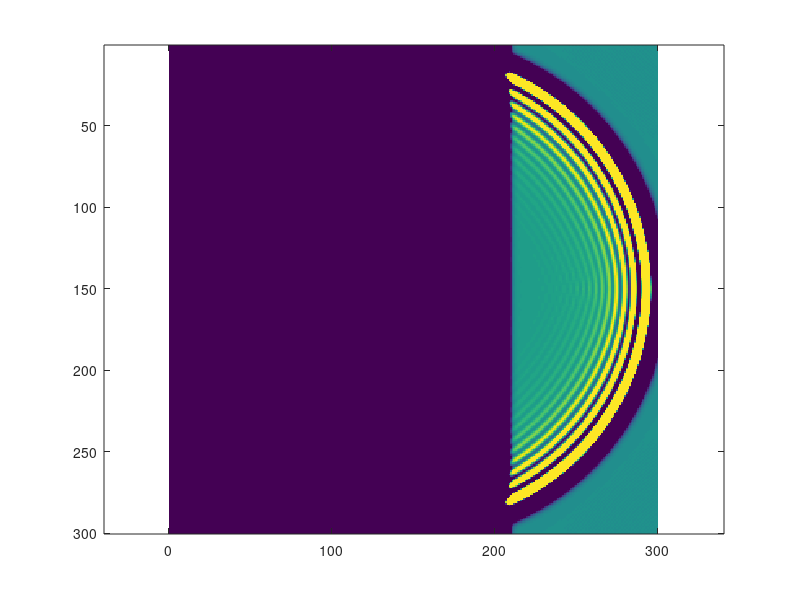

MATLAB code for this plot:

%%%%%%%%%%%%%%%%%%%%%%%%%%%%%%%%%%%%%%%%%%%%%%%%%%%%%%%%%%%%%%%%%%%
%% This is a simple implementation of the LBGK model.
%% By Andrey R. da Silva, August 2010
%%
%% The code does not take into account eny specific boundaru condiition.
%%%%%%%%%%%%%%%%%%%%%%%%%%%%%%%%%%%%%%%%%%%%%%%%%%%%%%%%%%%%%%%%%%%

clear all, clc
close all


% Block 1
%%%%%%%%%%%%%%%%%%%%%%%%%%%%%%%%%%%%%%%%%%%%%%%%%%%%%%%%%%%%%%%%%%%
%%% Lattice size
%%%%%%%%%%%%%%%%%%%%%%%%%%%%%%%%%%%%%%%%%%%%%%%%%%%%%%%%%%%%%%%%%%%

Nr = 300;                    % Number of lines   (cells in the y direction)
Mc = 300;                    % Number of columns (cells in the x direction)


% Block 2
%%%%%%%%%%%%%%%%%%%%%%%%%%%%%%%%%%%%%%%%%%%%%%%%%%%%%%%%%%%%%%%%%%%
%%% Physical parameters (macro)
%%%%%%%%%%%%%%%%%%%%%%%%%%%%%%%%%%%%%%%%%%%%%%%%%%%%%%%%%%%%%%%%%%%

c_p = 340;                    % Sound velocity on the fluid [m/s]
rho_p = 1.2;                  % physical density [kg/m^3]
rho_p = 1;                    % Fluid density  [kg/m^3]
Lx = .5;                      % Maximun dimenssion in the x direction [m]
Ly = 0.0833;                  % Maximun dimenssion on th y direction  [m]
Dx = Lx/Mc                    % Lattice space (pitch)
Dt = (1/sqrt(3))*Dx/c_p       % lattice time step


% Block 3
%%%%%%%%%%%%%%%%%%%%%%%%%%%%%%%%%%%%%%%%%%%%%%%%%%%%%%%%%%%%%%%%%%%
%%% Lattice parameters (micro - lattice unities)
%%%%%%%%%%%%%%%%%%%%%%%%%%%%%%%%%%%%%%%%%%%%%%%%%%%%%%%%%%%%%%%%%%%
omega = 1.9;                                      % Relaxation frequency
tau = 1/omega;                                    % Relaxation time
rho_l = 1;                                        % avereged fluid density (latice density
cs = 1/sqrt(3);                                   % lattice speed of sound
cs2 = cs^2;                                       % Squared speed of sound cl^2
visc = cs2*(1/omega-0.5);                         % lattice viscosity
visc_phy = visc*(Dx^2)/Dt;                        % physical kinematic viscosity


% Block 4
%%%%%%%%%%%%%%%%%%%%%%%%%%%%%%%%%%%%%%%%%%%%%%%%%%%%%%%%%%%%%%%%%%%%%%%%%%%%
%% Lattice properties for the D2Q9 model
%%%%%%%%%%%%%%%%%%%%%%%%%%%%%%%%%%%%%%%%%%%%%%%%%%%%%%%%%%%%%%%%%%%%%%%%%%%%

N_c=9 ;                                             % number of directions of the D2Q9 model
C_x=[1 0 -1  0 1 -1 -1  1 0];                       % velocity vectors in x
C_y=[0 1  0 -1 1  1 -1 -1 0];                       % velocity vectors in y
w0=16/36. ; w1=4/36. ; w2=1/36.;                    % lattice weights
W = [w1 w1 w1 w1 w2 w2 w2 w2 w0];
f1=3.;
f2=4.5;
f3=1.5;                                             % coef. of the f equil.


% Array of distribution and relaxation functions
f=zeros(Nr,Mc,N_c);                                 
feq=zeros(Nr,Mc,N_c);

% Filling the initial distribution function (at t=0) with initial values
f(:,:,:)=rho_l/9;   
ux = zeros(Nr, Mc);
uy = zeros(Nr, Mc);

%%%%%%%%%%%%%%%%%%%%%%%%%%%%%%%%%%%%%%%%%%%%%%%%%%%%%%%%%%%%%
%% Determining the relaxation mean to najafi anechoic condition
%%%%%%%%%%%%%%%%%%%%%%%%%%%%%%%%%%%%%%%%%%%%%%%%%%%%%%%%%%%%%       
uxsq=ux.^2; 
uysq=uy.^2; 
usq=uxsq+uysq;

rho=sum(f,3); 
rt0= w0*rho;
rt1= w1*rho;
rt2= w2*rho;
   
feq_bar(:,:,1)= rt1 .*(1 +f1*ux +f2.*uxsq -f3*usq);
feq_bar(:,:,2)= rt1 .*(1 +f1*uy +f2*uysq -f3*usq);
feq_bar(:,:,3)= rt1 .*(1 -f1*ux +f2*uxsq -f3*usq);
feq_bar(:,:,4)= rt1 .*(1 -f1*uy +f2*uysq -f3*usq);
feq_bar(:,:,5)= rt2 .*(1 +f1*(+ux+uy) +f2*(+ux+uy).^2 -f3.*usq);
feq_bar(:,:,6)= rt2 .*(1 +f1*(-ux+uy) +f2*(-ux+uy).^2 -f3.*usq);
feq_bar(:,:,7)= rt2 .*(1 +f1*(-ux-uy) +f2*(-ux-uy).^2 -f3.*usq);
feq_bar(:,:,8)= rt2 .*(1 +f1*(+ux-uy) +f2*(+ux-uy).^2 -f3.*usq);
feq_bar(:,:,9)= rt0 .*(1 - f3*usq);

%%%%%%%%%%%%%%%%%%%%%%%%%%%%%%%%%%%%%%%%%%%%%%%%%%%%%%%%%%%%%
%% Initial disturbance
%%%%%%%%%%%%%%%%%%%%%%%%%%%%%%%%%%%%%%%%%%%%%%%%%%%%%%%%%%%%%       
rho_l = 0.01;   
f(Nr/2, Mc/2,9) = rho_l;


%Block 5
%%%%%%%%%%%%%%%%%%%%%%%%%%%%%%%%%%%%%%%%%%%%%%%%%%%%%%%%%%%%%%%%%%%%%%%%%%
%% Begin the iteractive process
%%%%%%%%%%%%%%%%%%%%%%%%%%%%%%%%%%%%%%%%%%%%%%%%%%%%%%%%%%%%%%%%%%%%%%%%%%



for ta = 1 : 150*sqrt(3)
    
    % Block 5.1
    %%%%%%%%%%%%%%%%%%%%%%%%%%%%%%%%%%%%%%%%%%%%%%%%%%%%%%%%%%%%%
    %% propagation (streaming)
    %%%%%%%%%%%%%%%%%%%%%%%%%%%%%%%%%%%%%%%%%%%%%%%%%%%%%%%%%%%%%
   
    f(:,:,1) = [f(:,1:2,1) f(:,2:Mc-1,1)];
    f(:,:,2) = [f(1:2,:,2);f(2:Nr-1,:,2)];
    f(:,:,3) = [f(:,2:Mc-1,3) f(:,Mc-1:Mc,3)];
    f(:,:,4) = [f(2:Nr-1,:,4);f(Nr-1:Nr,:,4)];
    f(:,:,5) = [f(:,1:2,5) f(:,2:Mc-1,5)];
    f(:,:,5) = [f(1:2,:,5);f(2:Nr-1,:,5)];
    f(:,:,6) = [f(:,2:Mc-1,6) f(:,Mc-1:Mc,6)];
    f(:,:,6) = [f(1:2,:,6);f(2:Nr-1,:,6)];
    f(:,:,7) = [f(:,2:Mc-1,7) f(:,Mc-1:Mc,7)];
    f(:,:,7) = [f(2:Nr-1,:,7);f(Nr-1:Nr,:,7)];
    f(:,:,8) = [f(:,1:2,8) f(:,2:Mc-1,8)];
    f(:,:,8) = [f(2:Nr-1,:,8);f(Nr-1:Nr,:,8)];
    
    

    % Block 5.2
    %%%%%%%%%%%%%%%%%%%%%%%%%%%%%%%%%%%%%%%%%%%%%%%%%%%%%%%%%%%%%%
    % recalculating rho and u
    %%%%%%%%%%%%%%%%%%%%%%%%%%%%%%%%%%%%%%%%%%%%%%%%%%%%%%%%%%%%%%
    rho=sum(f,3);     

    rt0= w0*rho;
    rt1= w1*rho;
    rt2= w2*rho;

    % Determining the velocities according to Eq.() (see slides)    
    ux = (C_x(1).*f(:,:,1)+C_x(2).*f(:,:,2)+C_x(3).*f(:,:,3)+C_x(4).*f(:,:,4)+C_x(5).*f(:,:,5)+C_x(6).*f(:,:,6)+C_x(7).*f(:,:,7)+C_x(8).*f(:,:,8))./rho ;
    uy = (C_y(1).*f(:,:,1)+C_y(2).*f(:,:,2)+C_y(3).*f(:,:,3)+C_y(4).*f(:,:,4)+C_y(5).*f(:,:,5)+C_y(6).*f(:,:,6)+C_y(7).*f(:,:,7)+C_y(8).*f(:,:,8))./rho ;
        

    % Block 5.3
    %%%%%%%%%%%%%%%%%%%%%%%%%%%%%%%%%%%%%%%%%%%%%%%%%%%%%%%%%%%%%
    %% Determining the relaxation functions for each direction
    %%%%%%%%%%%%%%%%%%%%%%%%%%%%%%%%%%%%%%%%%%%%%%%%%%%%%%%%%%%%%       
    uxsq=ux.^2; 
    uysq=uy.^2; 
    usq=uxsq+uysq; 
       
    feq(:,:,1)= rt1 .*(1 +f1*ux +f2.*uxsq -f3*usq);
    feq(:,:,2)= rt1 .*(1 +f1*uy +f2*uysq -f3*usq);
    feq(:,:,3)= rt1 .*(1 -f1*ux +f2*uxsq -f3*usq);
    feq(:,:,4)= rt1 .*(1 -f1*uy +f2*uysq -f3*usq);
    feq(:,:,5)= rt2 .*(1 +f1*(+ux+uy) +f2*(+ux+uy).^2 -f3.*usq);
    feq(:,:,6)= rt2 .*(1 +f1*(-ux+uy) +f2*(-ux+uy).^2 -f3.*usq);
    feq(:,:,7)= rt2 .*(1 +f1*(-ux-uy) +f2*(-ux-uy).^2 -f3.*usq);
    feq(:,:,8)= rt2 .*(1 +f1*(+ux-uy) +f2*(+ux-uy).^2 -f3.*usq);
    feq(:,:,9)= rt0 .*(1 - f3*usq);
    
    %%%%%%%%%%%%%%%%%%%%%%%%%%%%%%%%%%%%%%%%%%%%%%%%%%%%%%%%%%%%%
    %% Omega to najafi anechoic condition
    %%%%%%%%%%%%%%%%%%%%%%%%%%%%%%%%%%%%%%%%%%%%%%%%%%%%%%%%%%%%%
    sigma_pml = 0.2;
    % Determining term 1
    c_div_Q = feq;
    c_div_Q(:,:,1) = [feq(:,1:2,1) feq(:,2:Mc-1,1)] - feq(:,:,1);
    c_div_Q(:,:,2) = [feq(1:2,:,2);feq(2:Nr-1,:,2)] - feq(:,:,2);
    c_div_Q(:,:,3) = [feq(:,2:Mc-1,3) feq(:,Mc-1:Mc,3)] - feq(:,:,3);
    c_div_Q(:,:,4) = [feq(2:Nr-1,:,4);feq(Nr-1:Nr,:,4)] - feq(:,:,4);
    c_div_Q(:,:,5) = [feq(:,1:2,5) feq(:,2:Mc-1,5)];
    c_div_Q(:,:,5) = [c_div_Q(1:2,:,5);c_div_Q(2:Nr-1,:,5)] - feq(:,:,5);
    c_div_Q(:,:,6) = [feq(:,2:Mc-1,6) feq(:,Mc-1:Mc,6)];
    c_div_Q(:,:,6) = [c_div_Q(1:2,:,6);c_div_Q(2:Nr-1,:,6)] - feq(:,:,6);
    c_div_Q(:,:,7) = [feq(:,2:Mc-1,7) feq(:,Mc-1:Mc,7)];
    c_div_Q(:,:,7) = [c_div_Q(2:Nr-1,:,7);c_div_Q(Nr-1:Nr,:,7)] - feq(:,:,7);
    c_div_Q(:,:,8) = [feq(:,1:2,8) feq(:,2:Mc-1,8)];
    c_div_Q(:,:,8) = [c_div_Q(2:Nr-1,:,8);c_div_Q(Nr-1:Nr,:,8)] - feq(:,:,8);
    term_1 = sigma_pml*c_div_Q;
    % Determining term 2
    feq_til = feq - feq_bar;
    term_2 = 2*sigma_pml*feq_til;
    % Determining term 3
    term_3 = (sigma_pml^2)*feq;
    % Determining omega of perfect matched layer
    omega_pml = -(term_1 + term_2 + term_3);
    omega_pml(:, 50:Mc, :) = 0;
   
    % Block 5.4
    %%%%%%%%%%%%%%%%%%%%%%%%%%%%%%%%%%%%%%%%%%%%%%%%%%%%%%%%%%%%%
    % Collision (relaxation) step
    %%%%%%%%%%%%%%%%%%%%%%%%%%%%%%%%%%%%%%%%%%%%%%%%%%%%%%%%%%%%%
    f= (1-omega)*f + omega*feq + omega_pml; 
    
    
    
% Ploting the results in real time   
imagesc(rho-1), view(2), shading flat, axis equal, caxis([-.00001 .00001])
grid off
pause(.0001) 

end %  End main time Evolution Loop



